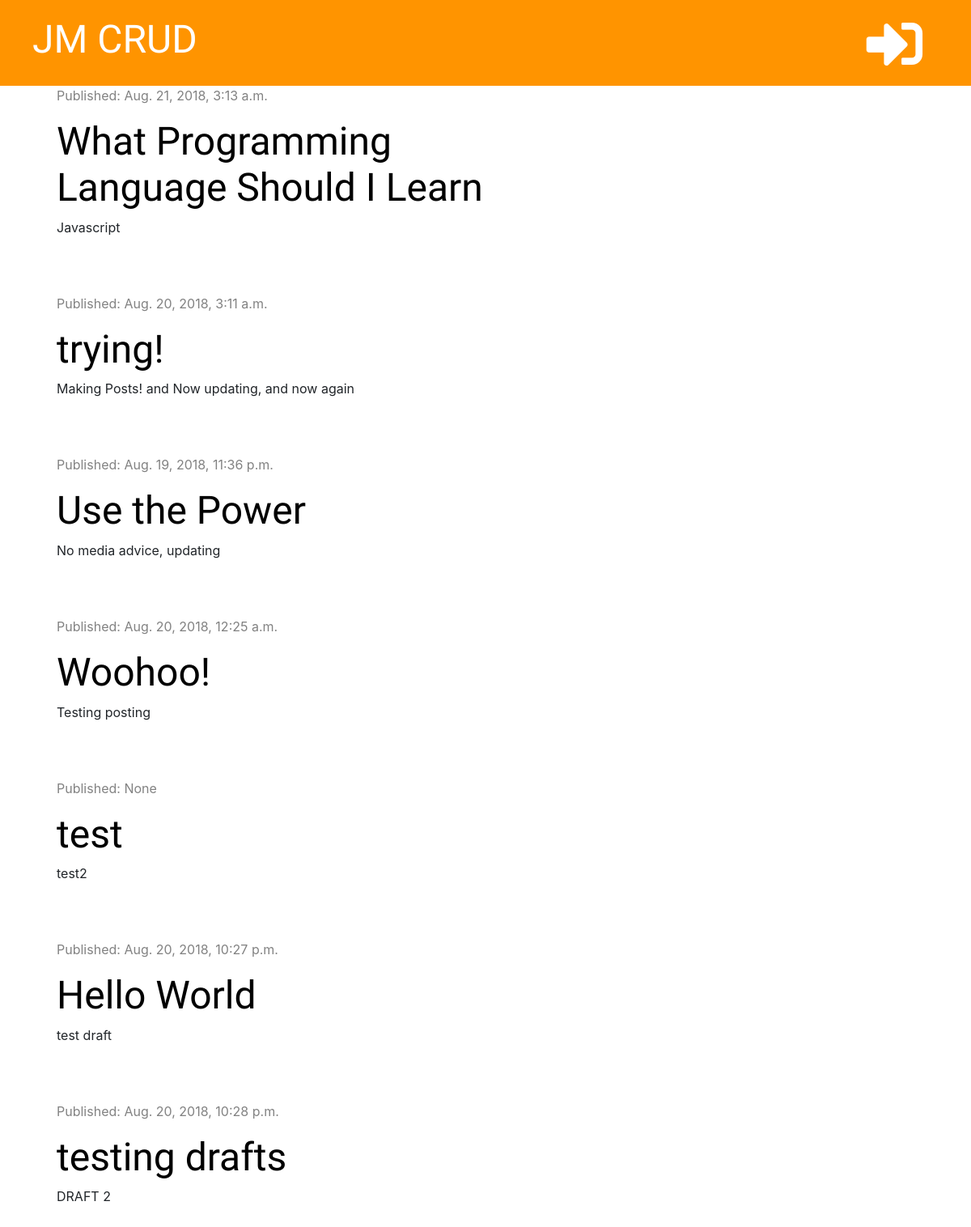
The page / on the database its author committed.
### blog/models.py (models this page shows, shortened)
class Post(models.Model):
    author = models.ForeignKey('auth.User', on_delete=models.CASCADE)
    title = models.CharField(max_length=200)
    text = models.TextField()
    created_date = models.DateTimeField(default=timezone.now)
    published_date = models.DateTimeField(blank=True, null=True)

### blog/views.py (the view)
# urls.py: path('', views.post_list, name='post_list'),
def post_list(request):
    posts = Post.objects.all()
    stuff_for_frontend = {'posts': posts}
    return render(request, 'blog/post_list.html', stuff_for_frontend)

### blog/templates/blog/post_list.html (shortened to what this page needs)
{% extends 'blog/base.html' %}
{% block content %}
      {% for post in posts %}
        <div class="post">
          <div class="date">
            <p>Published: {{post.published_date }}</p>
          </div>
            <h1><a href="{% url 'post_detail' pk=post.pk %}">{{ post.title }}</a></h1>
            <p>{{ post.text|linebreaksbr|truncatechars:50 }}</p>
        </div>
      {% endfor %}
{% endblock %}

### blog/static/css/blog.css (style rules this page uses)
h1, h2, h3, h4 { font-family: 'Tangerine', 'Inconsolata', 'Droid Sans', serif; font-size: 48px; }
.date { color: #828282; }
.post { margin-bottom: 70px; }
.post h1 a { color: #000000; }

### rows shown on the page
Post: published_date "Aug. 21, 2018, 3:13 a.m.", title "What Programming Language Should I Learn", text "Javascript"
Post: published_date "Aug. 20, 2018, 3:11 a.m.", title "trying!", text "Making Posts! and Now updating, and now again"
Post: published_date "Aug. 19, 2018, 11:36 p.m.", title "Use the Power", text "No media advice, updating"
Post: published_date "Aug. 20, 2018, 12:25 a.m.", title "Woohoo!", text "Testing posting"
Post: published_date "None", title "test", text "test2"
Post: published_date "Aug. 20, 2018, 10:27 p.m.", title "Hello World", text "test draft"
Post: published_date "Aug. 20, 2018, 10:28 p.m.", title "testing drafts", text "DRAFT 2"
